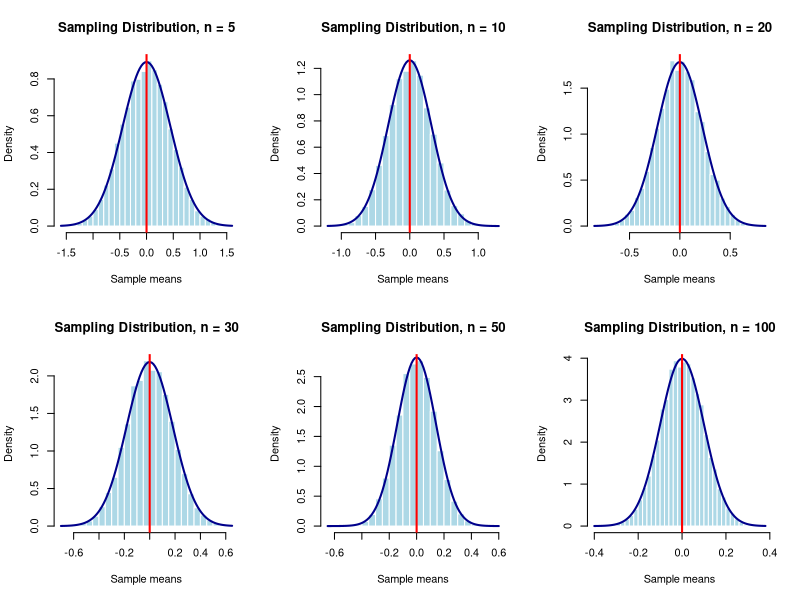
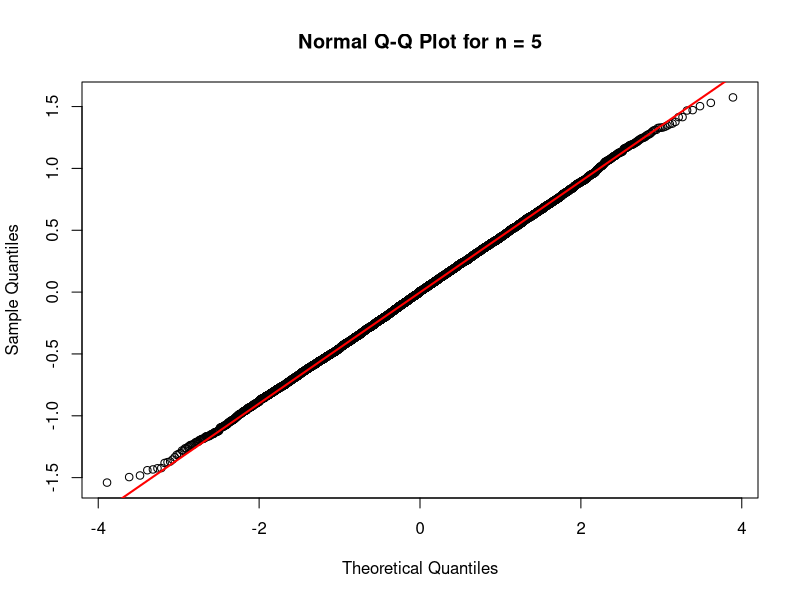

Source code (R) for these figures, in order:
## ---- chunk 1
sample_sizes <- c(5, 10, 20, 30, 50, 100)

B <- 10000
## ---- chunk 2
student_id <- 6424

set.seed(student_id)
## ---- chunk 3
simulate_normal_means <- function(n, B = 10000) {
  
  replicate(
    B,
    mean(rnorm(n, mean = 0, sd = 1))
  )
}
## ---- chunk 4
test_sample_means_n5 <- simulate_normal_means(
  n = 5,
  B = B
)

head(test_sample_means_n5)

length(test_sample_means_n5)
## ---- chunk 5
all_sample_means <- lapply(
  sample_sizes,
  function(n) {
    simulate_normal_means(
      n = n,
      B = B
    )
  }
)

names(all_sample_means) <- paste0("n_", sample_sizes)

sample_means_n5 <- all_sample_means[["n_5"]]
## ---- chunk 6
sapply(all_sample_means, length)
## ---- chunk 7
old_par <- par(mfrow = c(2, 3))

for (n in sample_sizes) {
  
  x <- all_sample_means[[paste0("n_", n)]]
  
  hist(
    x,
    breaks = 30,
    probability = TRUE,
    main = paste("Sampling Distribution, n =", n),
    xlab = "Sample means",
    col = "lightblue",
    border = "white"
  )
  
  curve(
    dnorm(x, mean = 0, sd = 1 / sqrt(n)),
    add = TRUE,
    col = "darkblue",
    lwd = 2
  )
  
  abline(
    v = 0,
    col = "red",
    lwd = 2
  )
}

par(old_par)
## ---- chunk 8
qqnorm(
  sample_means_n5,
  main = "Normal Q-Q Plot for n = 5"
)

qqline(
  sample_means_n5,
  col = "red",
  lwd = 2
)
## ---- chunk 9
simulated_mean_n5 <- mean(sample_means_n5)

simulated_se_n5 <- sd(sample_means_n5)

theoretical_mean_n5 <- 0

theoretical_se_n5 <- 1 / sqrt(5)

numerical_evidence_n5 <- data.frame(
  sample_size = 5,
  theoretical_mean = theoretical_mean_n5,
  simulated_mean = simulated_mean_n5,
  simulated_standard_error = simulated_se_n5,
  theoretical_standard_error = theoretical_se_n5
)

numerical_evidence_n5
## ---- chunk 10
skewness_n5 <- mean(
  (sample_means_n5 - mean(sample_means_n5))^3
) / sd(sample_means_n5)^3

excess_kurtosis_n5 <- mean(
  (sample_means_n5 - mean(sample_means_n5))^4
) / sd(sample_means_n5)^4 - 3

data.frame(
  sample_size = 5,
  skewness = skewness_n5,
  excess_kurtosis = excess_kurtosis_n5
)
## ---- chunk 11
summary_table <- do.call(
  rbind,
  lapply(sample_sizes, function(n) {
    
    x <- all_sample_means[[paste0("n_", n)]]
    
    data.frame(
      sample_size = n,
      theoretical_mean = 0,
      simulated_mean = mean(x),
      simulated_standard_error = sd(x),
      theoretical_standard_error = 1 / sqrt(n),
      skewness = mean(
        (x - mean(x))^3
      ) / sd(x)^3,
      excess_kurtosis = mean(
        (x - mean(x))^4
      ) / sd(x)^4 - 3
    )
  })
)

summary_table
